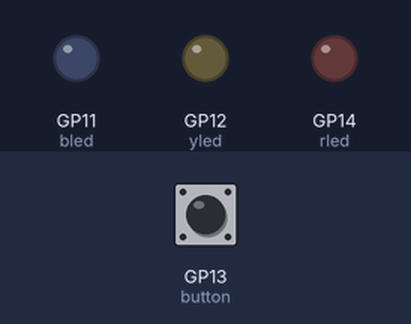
Simulated run of this program. Board: Raspberry Pi Pico running CircuitPython. On the bench: output pins drawn as LEDs (lit = HIGH). The test bench sets the inputs (shaded band); at power-on: GP13 (button) LOW.

Above: at 1.2 s.
1.3 s: GP13 (button) pulled HIGH for 1.8 s
At 1.9 s:
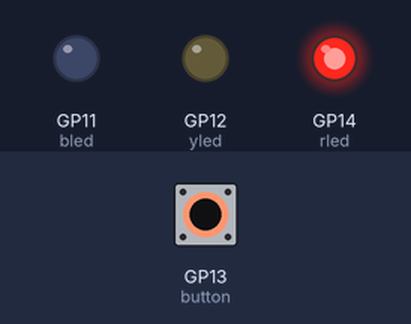
At 2.9 s:
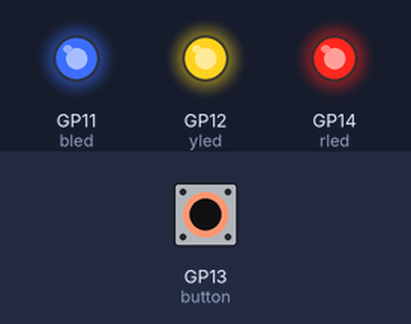
5.0 s: GP13 (button) pulled HIGH for 3.2 s
At 6.9 s:
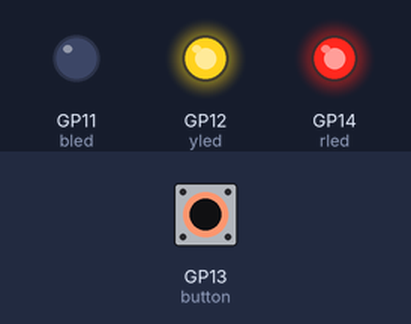
Timing chart, 0 to 10.0 s (numbered marks = the images above; inputs shaded):
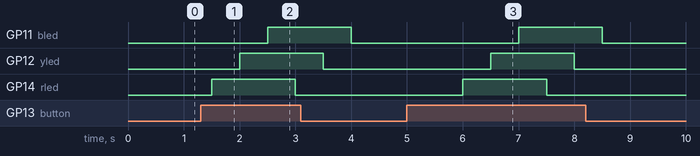

Measured:
- after the input at 1.3 s, GP11 (bled): LOW → HIGH after 1.2 s, → LOW 1.5 s later; GP12 (yled): LOW → HIGH after 0.70 s, → LOW 1.5 s later; GP14 (rled): LOW → HIGH after 0.20 s, → LOW 1.5 s later
- after the input at 5.0 s, GP11 (bled): LOW → HIGH after 2.0 s, → LOW 1.5 s later; GP12 (yled): LOW → HIGH after 1.5 s, → LOW 1.5 s later; GP14 (rled): LOW → HIGH after 1.0 s, → LOW 1.5 s later

The program:

button3led.py
```python
"""
Press button light 3 lights one at a time

REQUIRED HARDWARE:
* Red LED on pin GP14
* Yellow Led on GP12
* Blue LED on GP11

* Button on GP13
"""
import board
import digitalio
import time

rled = digitalio.DigitalInOut(board.GP14)
rled.direction = digitalio.Direction.OUTPUT
yled = digitalio.DigitalInOut(board.GP12)
yled.direction = digitalio.Direction.OUTPUT
bled = digitalio.DigitalInOut(board.GP11)
bled.direction = digitalio.Direction.OUTPUT

button = digitalio.DigitalInOut(board.GP13)
button.switch_to_input(pull=digitalio.Pull.DOWN)

while True:
    if button.value:
        rled.value = True
        time.sleep(0.5)
        yled.value = True
        time.sleep(0.5)
        bled.value = True
        time.sleep(0.5)

    rled.value = False
    time.sleep(0.5)
    yled.value = False
    time.sleep(0.5)
    bled.value = False
    time.sleep(0.5)
```
